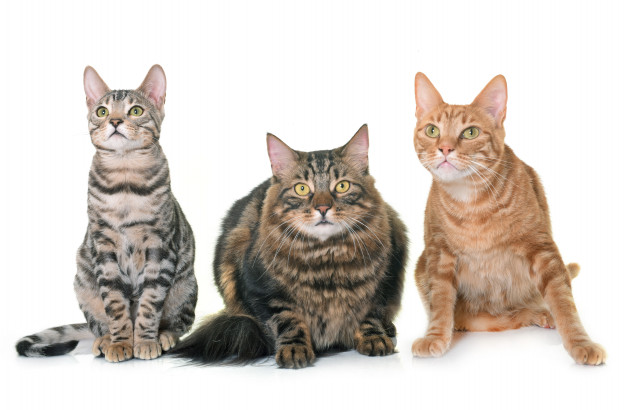
#> input picture Prácticas/P6/images/imagen_gatos.jpg, 626 x 410 px, found by its file name
$ python ejercicio3.py
#> lines starting #> are read from the running program, lines starting #| are printed output that depends on the picture; after the words box and inside, x2 and y2 are one past the last pixel; in counts of white or black regions, pixels touching at a corner belong together
import cv2

modelo = cv2.CascadeClassifier('.\modelos\haarcascade_frontalcatface_extended.xml')

img = cv2.imread('.\images\imagen_gatos.jpg')
#> img is the input picture: shape (410, 626, 3); mean B, G, R 197.7, 204.5, 212
imagen = cv2.cvtColor(img, cv2.COLOR_BGR2GRAY)
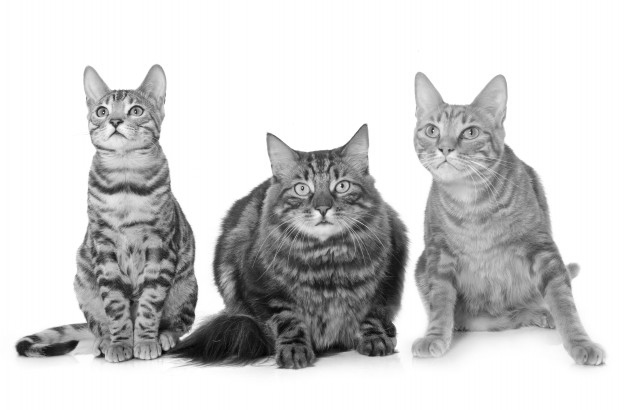
#> imagen: shape (410, 626); min 0, max 255, mean 206

gatos = modelo.detectMultiScale(imagen, scaleFactor=1.1, minNeighbors=6 )
#> gatos = [[83, 83, 69, 69], [407, 96, 86, 86], [280, 153, 85, 85]]

for (x,y,ancho, alto) in gatos:
    cv2.rectangle(img, (x,y), (x+ancho, y+alto), (0,0,255) , 3)
#> this loop made 3 passes
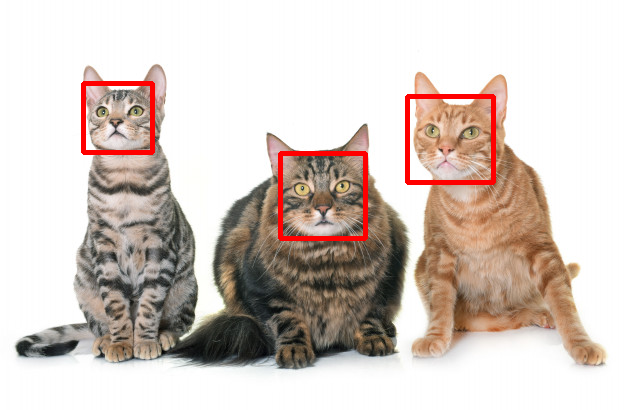
#> img: shape (410, 626, 3); 1.86% of pixels changed, all inside (x1, y1, x2, y2) = (81, 81, 496, 241)

cv2.imshow('Output', img)
print("\nMostrando resultado. Pulsa cualquier tecla para salir.\n")
cv2.waitKey(0)
cv2.destroyAllWindows()

$ run again, with Prácticas/P6/images/imagen_cuerpo.jpg copied over Prácticas/P6/images/imagen_gatos.jpg
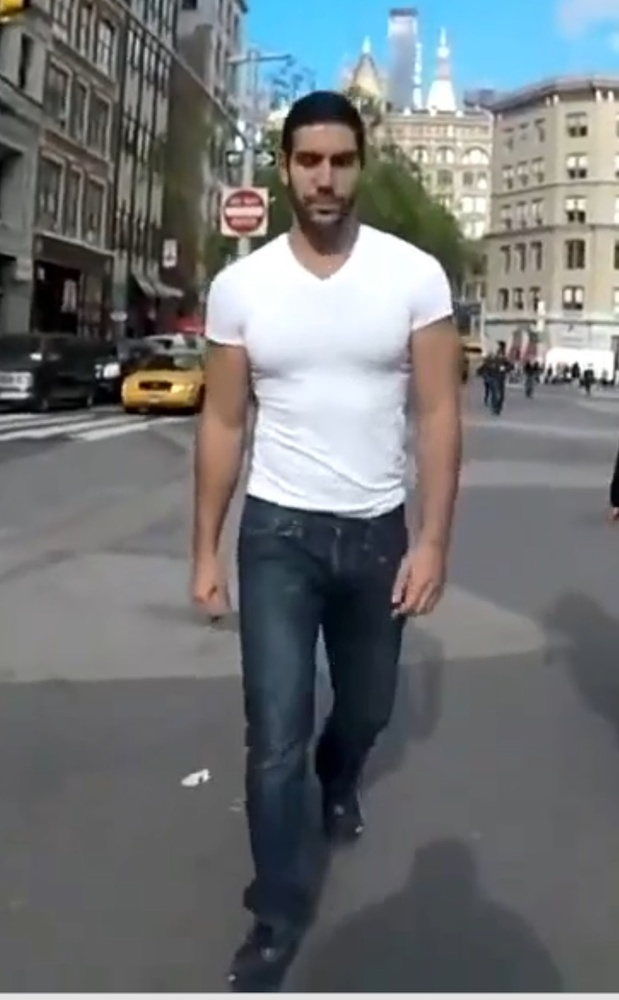
#> input picture Prácticas/P6/images/imagen_cuerpo.jpg, 619 x 1000 px, shrunk from 832 x 1344 before the run, found by its file name
#> img is the input picture: shape (1000, 619, 3); mean B, G, R 117.2, 115.6, 112.4
#> `imagen = cv2.cvtColor(img, cv2.COLOR_BGR2GRAY)`:
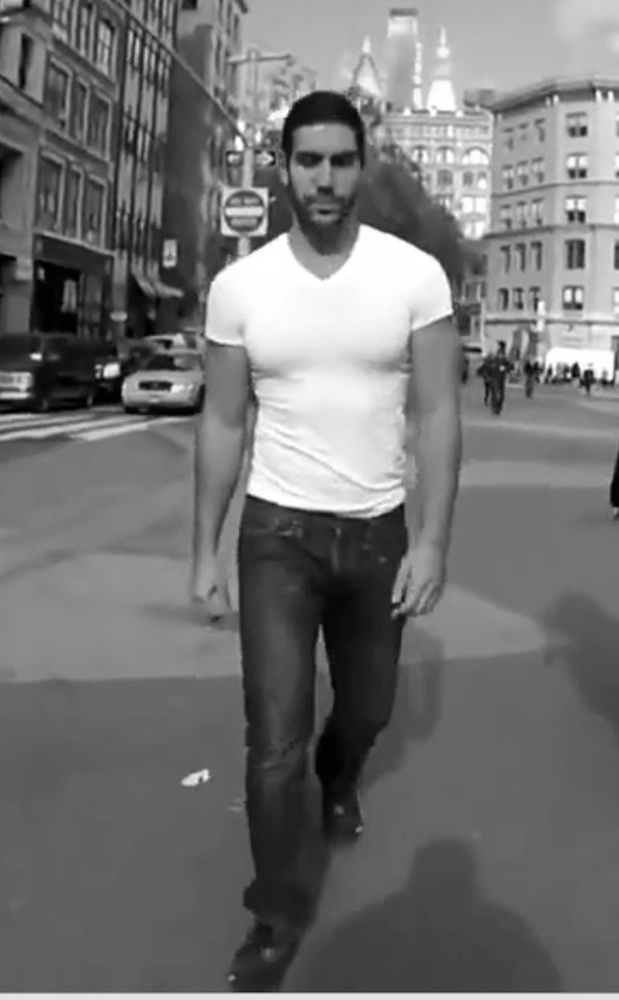
#> imagen: shape (1000, 619); min 0, max 255, mean 114.8
#> gatos = [[275, 121, 96, 96]]
#> the loop `for (x,y,ancho, alto) in gatos:` made 1 pass
#> after the loop `for (x,y,ancho, alto) in gatos:`:
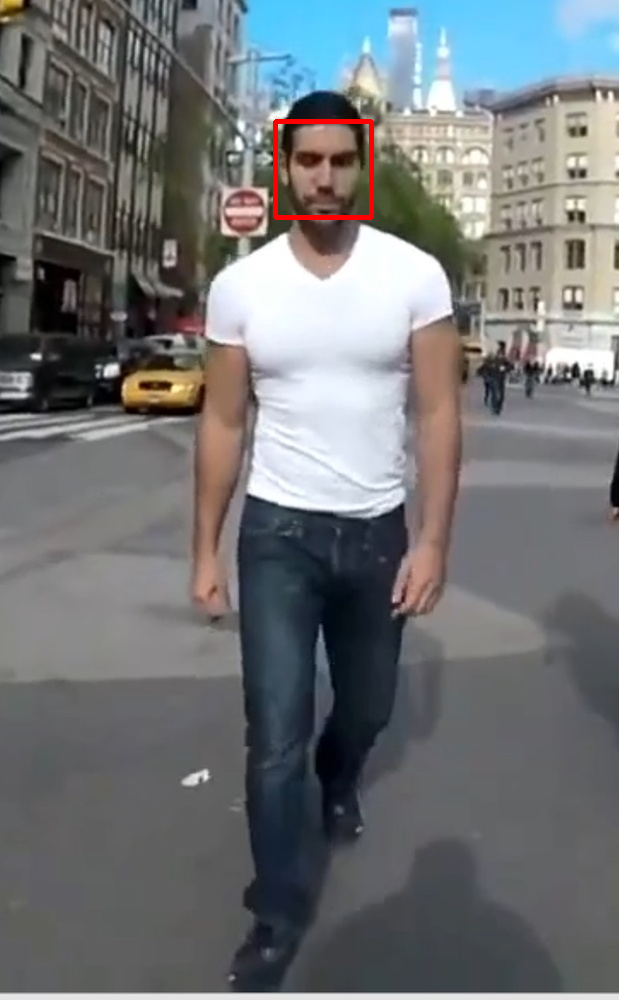
#> img: shape (1000, 619, 3); 0.31% of pixels changed, all inside (x1, y1, x2, y2) = (273, 119, 374, 220)
